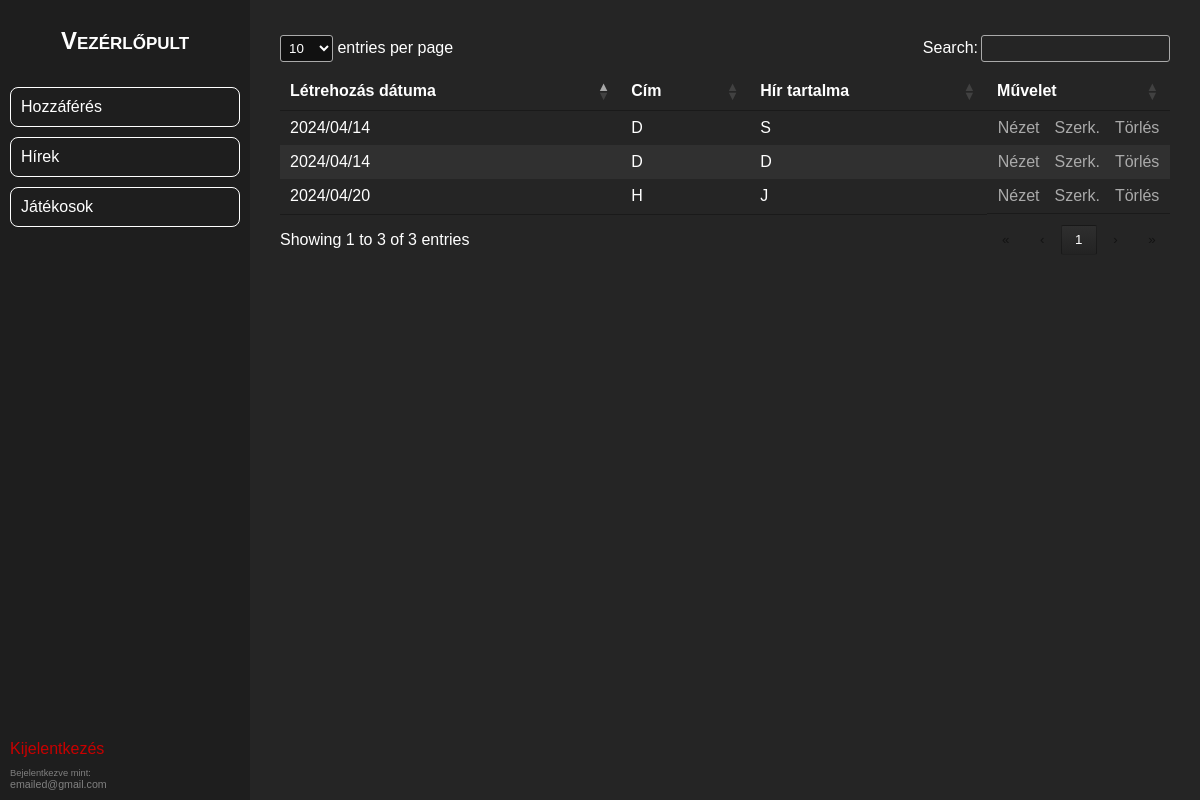
The page /admin/news/news_existing.php (signed in) on the database as committed earlier.
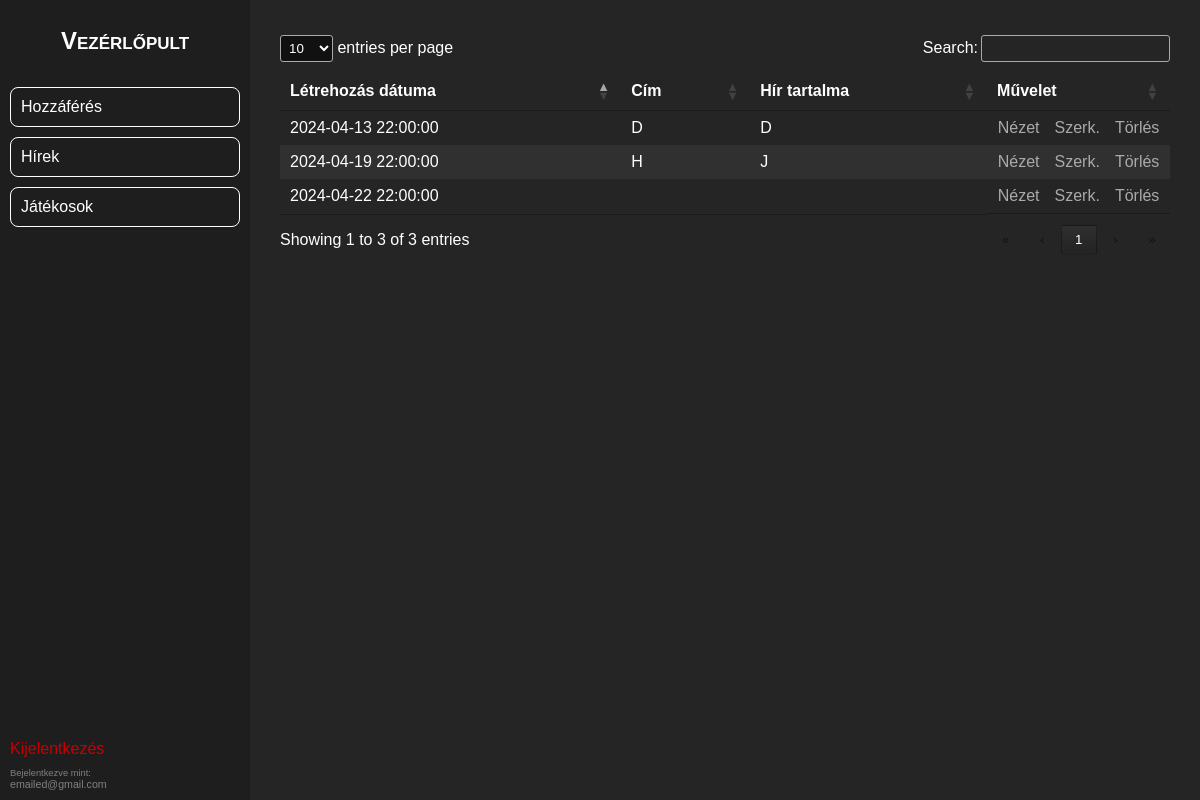
The same page on the database as committed later.
### tables this page shows
CREATE TABLE IF NOT EXISTS `news` (
  `id` int NOT NULL AUTO_INCREMENT,
  `date` timestamp NOT NULL,
  `title` varchar(255) NOT NULL,
  `summary` text NOT NULL,
  `content` mediumtext NOT NULL,
  PRIMARY KEY (`id`)
);

### admin/news/news_existing.php (the view, shortened to what this page needs)
} ?><?php
    include("../headers/header.php");
    ?>
<div class="news-container">
    <style>
        .action {
            display: flex;
            text-decoration: none;
            color: #aaa;
        }
        .actions {
            display: flex;
            width: 100%;
            justify-content: center;
            align-items: center;
            gap: 15px;
        }
        .message {
            padding-top: 10px;
            padding-bottom: 10px;
            text-align: center;
            background-color: transparent;
            font-weight: bold;
            position: absolute;
            bottom: 0;
            right: 0;
            margin: 20px;
            padding: 10px;
            background-color: rgb(0, 200, 0);
            border-radius: 8px;
        }
        .news-table {
            border-collapse: collapse;
            margin-top: 10px;
        }
        .news-table tr:nth-child(even) {
            background-color: #303030;
        }
        .news-container {
            background-color: #252525;
            color: #fff;
            width: 100vw;
            padding: 30px;
        }
        #news-table-data .playerRow:hover {
            color: orange;
            background-color: black;
        }
    </style>
    <?php include('../lib/jquery/news_jquery.php'); ?>
    <table class="news-table" id="news-table-data">
        <thead>
            <tr>
                <th>Létrehozás dátuma</th>
                <th>Cím</th>
                <th>Hír tartalma</th>
                <th>Művelet</th>
            </tr>
        </thead>
        <tbody>
            <?php
            include('../../connect.php');
            $sqlSelect = "SELECT * FROM news";
            $result = mysqli_query($conn, $sqlSelect);
            while ($data = mysqli_fetch_array($result)) {
            ?>
                <tr class="playerRow">
                    <td><?php echo $data["date"] ?></td>
                    <td><?php echo $data["title"] ?></td>
                    <td><?php echo $data["summary"] ?></td>
                    <td class="actions">
                        <a class="action" href="news_check.php?id=<?php echo $data["id"] ?>">Nézet</a>
                        <a class="action" href="news_edit.php?id=<?php echo $data["id"] ?>">Szerk.</a>
                        <a class="action" onclick="return confirm('Biztosan törli a hírt?');" href="news_delete.php?id=<?php echo $data["id"] ?>">Törlés</a>
                    </td>
                </tr>
            <?php
            }
            ?>
        </tbody>
    </table>
</div>
<?php
include("../headers/footer.php");
?>

Rows that differ between the two databases and show on the page:
changed news (number 1 of 3 on the later page): date "2024/04/14" → "2024-04-22 22:00:00"; title "D" → (not shown); summary "S" → (not shown)
changed news (number 2 of 3 on the later page): date "2024/04/14" → "2024-04-13 22:00:00"
changed news (number 3 of 3 on the later page): date "2024/04/20" → "2024-04-19 22:00:00"
